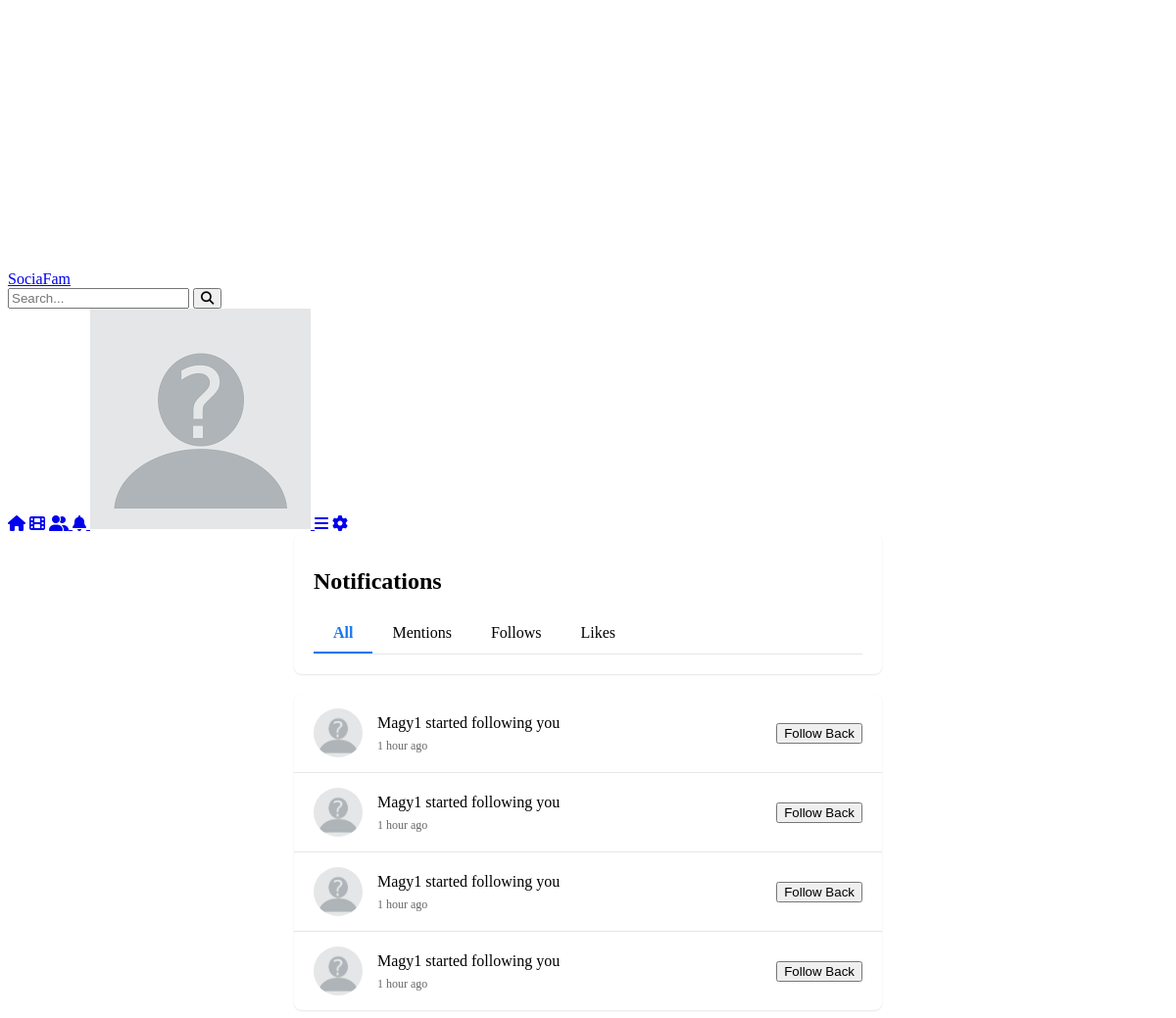
Page /notifications (signed in) on the committed database.
### models.py (models this page shows, shortened)
class Notification(db.Model):
    __tablename__ = 'notifications'
    id = db.Column(db.Integer, primary_key=True)
    user_id = db.Column(db.Integer, db.ForeignKey('users.id'), nullable=False)
    content = db.Column(db.Text, nullable=False)
    is_read = db.Column(db.Boolean, default=False)
    created_at = db.Column(db.DateTime, default=datetime.utcnow)
    type = db.Column(db.String(50))
    related_id = db.Column(db.Integer)

### app.py (the view)
@app.route('/notifications')
@login_required
def notifications():
    notifications = current_user.notifications.order_by(Notification.created_at.desc()).all()
    Notification.query.filter_by(user_id=current_user.id, is_read=False).update({'is_read': True})
    db.session.commit()
    return render_template('notifications.html', notifications=notifications)

### app.py (called while the page is built)
def timesince(dt, default="just now"):
    if dt is None:
        return default
    now = datetime.now(timezone.utc)
    if dt.tzinfo is None:
        dt = dt.replace(tzinfo=timezone.utc)
    diff = now - dt
    periods = (
        (diff.days // 365, "year", "years"),
        (diff.days // 30, "month", "months"),
        (diff.days // 7, "week", "weeks"),
        (diff.days, "day", "days"),
        (diff.seconds // 3600, "hour", "hours"),
        (diff.seconds // 60, "minute", "minutes"),
        (diff.seconds, "second", "seconds"),
    )
    for period, singular, plural in periods:
        if period:
            return f"{period} {singular if period == 1 else plural} ago"
    return default

@app.template_filter('timesince')
def timesince_filter(dt):
    return timesince(dt)

@login_manager.user_loader
def load_user(user_id):
    return User.query.get(int(user_id))

### templates/notifications.html (shortened to what this page needs)
{% extends "base.html" %}
{% block content %}
<div class="notifications-container">
    <div class="notifications-header">
        <h1 class="notifications-title">Notifications</h1>
        <div class="notifications-tabs">
            <div class="notifications-tab active" data-tab="all">All</div>
            <div class="notifications-tab" data-tab="mentions">Mentions</div>
            <div class="notifications-tab" data-tab="follows">Follows</div>
            <div class="notifications-tab" data-tab="likes">Likes</div>
        </div>
    </div>
    <div class="notifications-list">
        {% if notifications %}
            {% for notification in notifications %}
            <div class="notification-item {% if not notification.is_read %}unread{% endif %}">
                <img src="{{ url_for('static', filename='images/default-profile.png') }}" alt="Notification" class="notification-avatar">
                <div class="notification-content">
                    <div class="notification-text">{{ notification.content }}</div>
                    <div class="notification-time">{{ notification.created_at|timesince }}</div>
                </div>
                <div class="notification-action">
                    {% if notification.type == 'follow' %}
                    <button class="btn btn-primary">Follow Back</button>
                    {% endif %}
                </div>
            </div>
            {% endfor %}
        {% else %}
            <div class="notification-empty">
                <i class="fas fa-bell-slash"></i>
                <p>No notifications yet</p>
            </div>
        {% endif %}
    </div>
</div>
{% endblock %}

### templates/base.html (shortened to what this page needs)
<!DOCTYPE html>
<html lang="en">
<head>
    <link rel="stylesheet" href="https://cdnjs.cloudflare.com/ajax/libs/font-awesome/6.4.0/css/all.min.css">
</head>
<body class="{% if current_user.is_authenticated and current_user.theme == 'dark' %}dark-theme{% else %}dark-theme{% endif %}">
    <nav class="navbar">
        <div class="navbar-top-row">
            <div class="nav-brand">
                <a href="{{ url_for('index') }}">SociaFam</a>
            </div>
            <div class="nav-search">
                <form action="{{ url_for('search') }}" method="GET">
                    <input type="text" name="q" placeholder="Search...">
                    <button type="submit"><i class="fas fa-search"></i></button>
                </form>
            </div>
        </div>
        <div class="navbar-bottom-row">
            <a href="{{ url_for('index') }}" class="nav-icon active"><i class="fas fa-home"></i></a>
            <a href="{{ url_for('reels') }}" class="nav-icon"><i class="fas fa-film"></i></a>
            <a href="{{ url_for('friends') }}" class="nav-icon">
                <i class="fas fa-user-friends"></i>
            </a>
            <a href="{{ url_for('notifications') }}" class="nav-icon">
                <i class="fas fa-bell"></i>
            </a>
            <a href="{% if current_user.is_authenticated %}{{ url_for('profile', username=current_user.username) }}{% else %}{{ url_for('login') }}{% endif %}" class="nav-icon">
                {% if current_user.is_authenticated and current_user.profile_pic %}
                <img src="{{ url_for('get_profile_image', user_id=current_user.id) }}" alt="Profile" class="nav-profile-pic">
                {% else %}
                <img src="{{ url_for('static', filename='images/default-profile.png') }}" alt="Profile" class="nav-profile-pic">
                {% endif %}
            </a>
            <a href="{{ url_for('menu') }}" class="nav-icon"><i class="fas fa-bars"></i></a>
            {% if current_user.is_authenticated and current_user.is_admin %}
            <a href="{{ url_for('admin_dashboard') }}" class="nav-icon"><i class="fas fa-cog"></i></a>
            {% endif %}
        </div>
    </nav>
    <main class="main-content">
        {% block content %}{% endblock %}
    </main>
</body>
</html>

### templates/notifications.html (style rules this page uses)
.notifications-container { max-width: 600px; margin: 0 auto; }
.notifications-header { background-color: white; border-radius: 8px; box-shadow: 0 1px 2px rgba(0, 0, 0, 0.1); padding: 20px; margin-bottom: 20px; }
.notifications-title { font-size: 24px; font-weight: 600; margin-bottom: 20px; }
.notifications-tabs { display: flex; border-bottom: 1px solid #e4e6eb; }
.notifications-tab { padding: 10px 20px; cursor: pointer; border-bottom: 2px solid transparent; }
.notifications-tab.active { border-bottom-color: #1877f2; color: #1877f2; font-weight: 600; }
.notifications-list { background-color: white; border-radius: 8px; box-shadow: 0 1px 2px rgba(0, 0, 0, 0.1); overflow: hidden; }
.notification-item { display: flex; align-items: center; padding: 15px 20px; border-bottom: 1px solid #e4e6eb; }
.notification-item:last-child { border-bottom: none; }
.notification-avatar { width: 50px; height: 50px; border-radius: 50%; margin-right: 15px; }
.notification-content { flex-grow: 1; }
.notification-text { margin-bottom: 5px; line-height: 1.4; }
.notification-time { font-size: 12px; color: #65676b; }
.notification-action { margin-left: 15px; }

### rows in the picture
Notification: content "Magy1 started following you", created_at "1 hour ago", type "Follow Back"
Notification: content "Magy1 started following you", created_at "1 hour ago", type "Follow Back"
Notification: content "Magy1 started following you", created_at "1 hour ago", type "Follow Back"
Notification: content "Magy1 started following you", created_at "1 hour ago", type "Follow Back"
